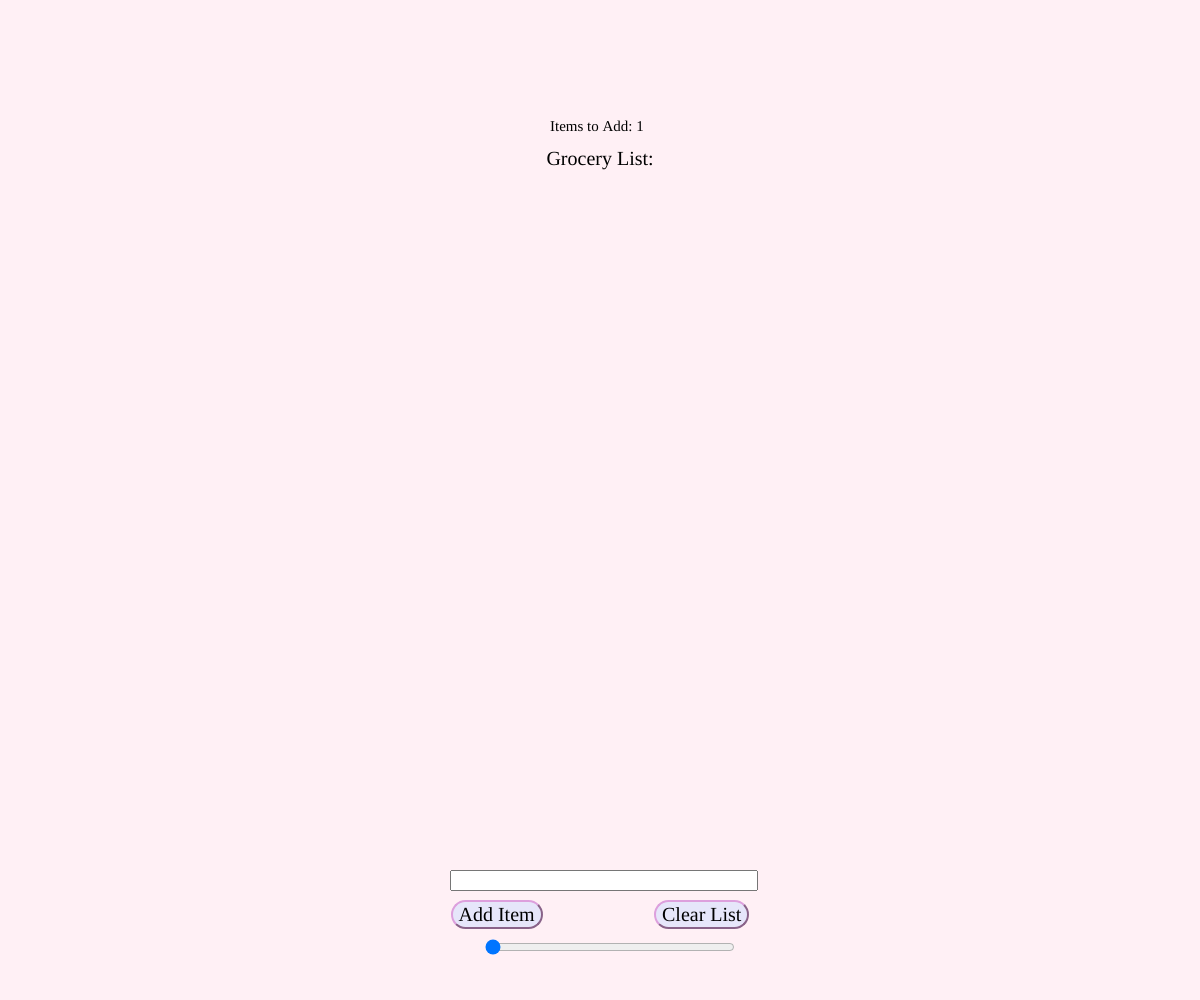
Frame 1 (no input)
Frame 60 (no input): identical to frame 1, image omitted
Frame 120 (the mouse pressed at the canvas centre since frame 60): identical to frame 1, image omitted

The p5.js sketch that drew this single still picture (run headless with seeded random() and noise() and a simulated clock; from frame 60 on, the mouse is pressed at the canvas centre):

// p5.js sketch
// ── sketch.js
let groceryList = []; 
let inputField; 
let addButton; 
let itemCountSlider; 
let clearButton;

function setup() {
  createCanvas(windowWidth, windowHeight);
  background(250);

  textFont('Times New Roman');

  let centerX = width / 2;
  let centerY = height / 2;

  inputField = createInput();
  inputField.size(300);
  inputField.position(centerX - inputField.width / 2, height - 130);

  addButton = createButton('Add Item');
  addButton.position(centerX - addButton.width / 2 - 115, height - 100);
  addButton.mousePressed(addItem); 
  addButton.style('background-color', 'Lavender'); 
  addButton.style('border-color', 'plum'); 
  addButton.style('border-radius', '20px');
  addButton.style('font-size', '20px');
  addButton.style('font-family', 'Times New Roman');

  clearButton = createButton('Clear List');
  clearButton.position(centerX - clearButton.width / 2 + 90, height - 100);
  clearButton.mousePressed(clearList);
  clearButton.style('font-size', '20px');
  clearButton.style('background-color', 'Lavender');
  clearButton.style('border-color', 'plum');
  clearButton.style('border-radius', '20px');
  clearButton.style('font-size', '20px');
  clearButton.style('font-family', 'Times New Roman');

  itemCountSlider = createSlider(1, 20, 1);
  itemCountSlider.position(centerX - itemCountSlider.width / 1.10, height - 70);
  itemCountSlider.style('width', '250px');
  itemCountSlider.style('height', '30px');
  textSize(16);
  textAlign(CENTER, TOP);
  fill(0);
  text("Enter a number and click 'Add Item' to add it to the list.", width / 2, 10);
}

function draw() {
    background('LavenderBlush');

    textSize(20);
    textAlign(CENTER, TOP);
    text("Grocery List:", width / 2, 150);

    textAlign(LEFT, TOP);
    for (let i = 0; i < groceryList.length; i++) {
      text(groceryList[i], width / 2 - 150, 190 + i * 20);
      if (i >= 10) { 
      }
    }

    textSize(15);
    textAlign(LEFT, TOP);
    text("Items to Add: " + itemCountSlider.value(), 550, 120);
  }
  
function addItem() {
  let item = inputField.value();
  let numItems = itemCountSlider.value();

  for (let i = 0; i < numItems; i++) {
    groceryList.push(item);
  }

  inputField.value('');
}

function clearList() {
  groceryList = []; 
}

function mousePressed() {
}
